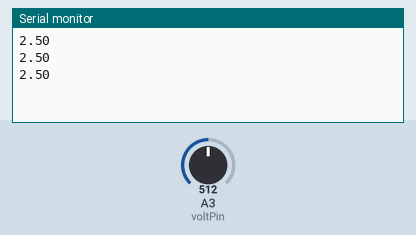
Recording of a sketch running on a simulated Arduino Uno, built with avr-gcc and run on an emulated ATmega328P. Shown: the last lines printed to the serial monitor. The inputs (shaded band) are chosen by the test bench; at power-on: A3 (voltPin) = 512.

Above: at 1.3 s.
1.4 s: A3 (voltPin) set to 716
At 1.9 s:
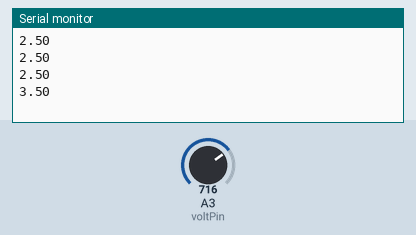
2.9 s: A3 (voltPin) set to 900
At 3.4 s:
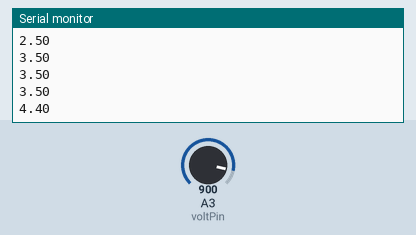
Timing chart, 0 to 5.9 s (numbered marks = the images above; inputs shaded):
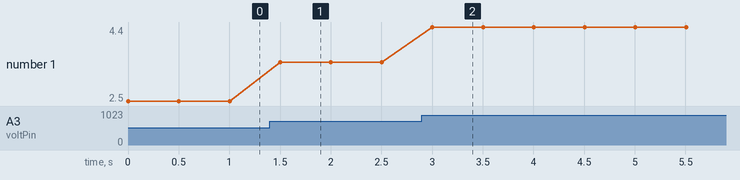

The sketch:

IntroToPotentiometer.ino
```cpp
float V;
int voltPin=A3;
int readVal;
int delayT=500;
void setup() {
  // put your setup code here, to run once:
  Serial.begin(9600);
}

void loop() {
  // put your main code here, to run repeatedly:
  readVal=analogRead(voltPin);
  V=(5./1023.)*readVal;
  Serial.println(V);
  delay(delayT);
}
```

Measured:
- after the input at 1.4 s, the serial monitor: prints a new line after 0.10 s (image 1)
- after the input at 2.9 s, the serial monitor: prints a new line after 0.10 s (image 2)
- plotted number 1: 2.5 → 3.5 after the input at 1.4 s, 3.5 → 4.4 after the input at 2.9 s
